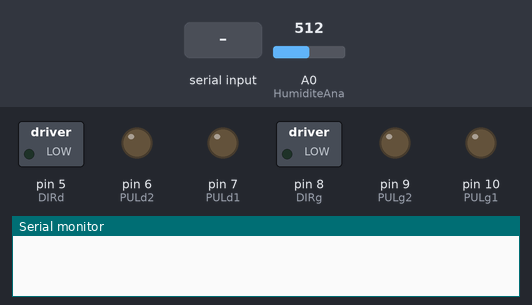
This sketch was run on a simulated Arduino Uno, built with avr-gcc and run on an emulated ATmega328P. Parts: switched loads named in the sketch (green lamp = pin HIGH), output pins drawn as LEDs (lit = HIGH), the last lines printed to the serial monitor. The inputs (shaded band) are chosen by the test bench; at power-on: A0 (HumiditeAna) = 512.

Above: at 1.2 s.
1.3 s: "90,45\n" received over Serial
At 1.61 s:
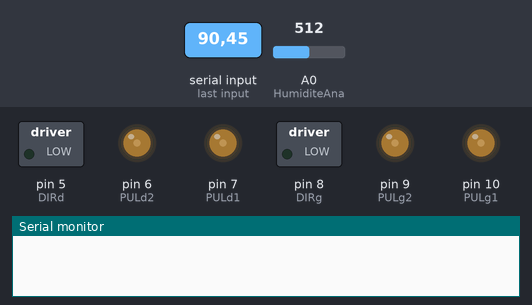
3.3 s: "30,150\n" received over Serial
At 5.2 s:
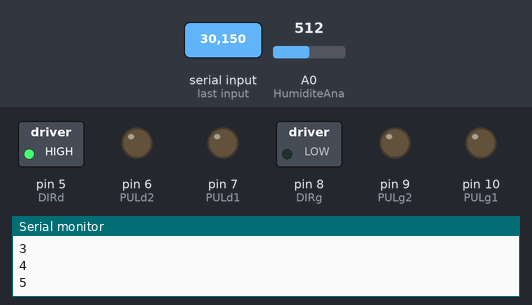
6.3 s: "2\n" received over Serial
At 7.1 s:
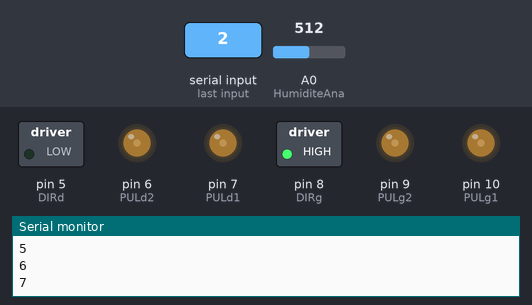
Timing chart, 0 to 9.6 s (numbered marks = the images above; inputs shaded):
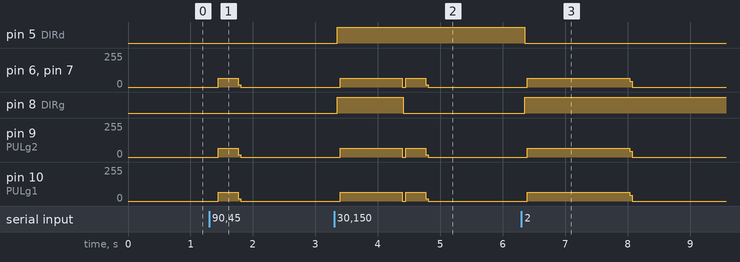

The sketch:

robotagri.ino
```cpp
int PULd1=7;
int PULd2=6;
int DIRd=5;

int PULg1=10;
int PULg2=9;
int DIRg=8;

int HumiditeAna=0;

void setup() {
  Serial.begin(9600);

  pinMode (PULd1, OUTPUT);
  pinMode (PULd2, OUTPUT);
  pinMode (DIRd, OUTPUT);

  pinMode (PULg1, OUTPUT);
  pinMode (PULg2, OUTPUT);
  pinMode (DIRg, OUTPUT);

  pinMode(HumiditeAna, INPUT);

}

void moteur(int vitesse)
{
    digitalWrite(PULd1,HIGH);
    digitalWrite(PULd2,LOW);

    delayMicroseconds(vitesse);

    digitalWrite(PULd1,HIGH);
    digitalWrite(PULd2,HIGH);

    delayMicroseconds(vitesse);

    digitalWrite(PULd1,LOW);
    digitalWrite(PULd2,HIGH);

    delayMicroseconds(vitesse);

    digitalWrite(PULd1,LOW);
    digitalWrite(PULd2,LOW);

    delayMicroseconds(vitesse);
}

void moteur2(int vitesse)
{
    digitalWrite(PULg1,HIGH);
    digitalWrite(PULg2,LOW);

    delayMicroseconds(vitesse);

    digitalWrite(PULg1,HIGH);
    digitalWrite(PULg2,HIGH);

    delayMicroseconds(vitesse);

    digitalWrite(PULg1,LOW);
    digitalWrite(PULg2,HIGH);

    delayMicroseconds(vitesse);

    digitalWrite(PULg1,LOW);
    digitalWrite(PULg2,LOW);

    delayMicroseconds(vitesse);
}

void avancer()
{
  digitalWrite(DIRd,HIGH);
  digitalWrite(DIRg,LOW);

}

void reculer()
{
   digitalWrite(DIRd,LOW);
   digitalWrite(DIRg,HIGH);
}

void gauche()
{
   digitalWrite(DIRd,HIGH);
   digitalWrite(DIRg,HIGH);
}

void droite()
{
   digitalWrite(DIRd,LOW);
   digitalWrite(DIRg,LOW);

}


void diagdroite()
{
   digitalWrite(DIRd,LOW);
   digitalWrite(DIRg,LOW);

}

void stopp()
{
  digitalWrite(PULd1,LOW);
  digitalWrite(PULd2,LOW);
}


int message, test, Hsol;
long cpt=0, valeur=0, Hsoltot=0;

void loop()
{
////////////////////////////////////////////////////////////////
/*            communication serie raspbery                    */
////////////////////////////////////////////////////////////////
if (Serial.available())
  {
    message = Serial.read()-'0';  // on soustrait le caractère 0, qui vaut 48 en ASCII

    if(message>0)
    {
      test = message;
      //Serial.println(message);
      //Serial.println(test);
      stopp();
      delay(50);
    }

  }

////////////////////////////////////////////////////////////////
/*            Hydrométrie                                     */
////////////////////////////////////////////////////////////////
if (cpt==10)
{
   //Serial.println("passage hydro");
   cpt=0;
   for(int a=0;a<10;a++)
   {
     //Serial.println(a);
     Hsol = analogRead(HumiditeAna);
     // Serial.println(Hsol);
     Hsoltot+=Hsol;
     delay(1000);
   }
   valeur=Hsoltot/10;
   //Serial.print("calcule hydro ");
   Serial.println(valeur);
   Hsoltot=0;
  }

////////////////////////////////////////////////////////////////
/*            mouvement robot                                 */
////////////////////////////////////////////////////////////////
else
{
switch (test)
  {
  case 1:
    avancer();
    for(int i=0;i<200;i++){
    moteur(200);moteur2(200);
    }
    // Serial.println("avance");
    cpt++;
    Serial.println(cpt);
  break;

  case 2:
    reculer();
    for(int i=0;i<200;i++){
    moteur(200);moteur2(200);
    }
     //Serial.println("recule");
     cpt++;
     Serial.println(cpt);
  break;

  case 3:
    gauche();
    for(int i=0;i<200;i++){
    moteur(200);moteur2(200);
    }
     //Serial.println("gauche");
     cpt++;
     Serial.println(cpt);
  break;

  case 4:
    droite();
    for(int i=0;i<200;i++){
    moteur(200);moteur2(200);
    }
     //Serial.println("droite");
     cpt++;
     Serial.println(cpt);
  break;

    }
  }
}
```

Measured:
- after the input at 1.3 s, pin 6 (PULd2), pin 7 (PULd1): 0/255 → 64/255 after 0.14 s, → 0/255 0.32 s later; pin 9 (PULg2): 0/255 → 66/255 after 0.14 s, → 0/255 0.32 s later; pin 10 (PULg1): 0/255 → 65/255 after 0.14 s, → 0/255 0.32 s later
- after the input at 3.3 s, pin 5 (DIRd): LOW → HIGH after 0.05 s; pin 6 (PULd2), pin 7 (PULd1): 0/255 → 64/255 after 0.09 s, → 0/255 1.4 s later; pin 8 (DIRg): LOW → HIGH after 0.05 s, → LOW 1.1 s later; pin 9 (PULg2): 0/255 → 66/255 after 0.09 s, → 0/255 1.4 s later; pin 10 (PULg1): 0/255 → 65/255 after 0.09 s, → 0/255 1.4 s later
- after the input at 6.3 s, pin 5 (DIRd): HIGH → LOW after 0.05 s; pin 6 (PULd2), pin 7 (PULd1): 0/255 → 64/255 after 0.09 s, → 0/255 1.6 s later; pin 8 (DIRg): LOW → HIGH after 0.05 s; pin 9 (PULg2): 0/255 → 66/255 after 0.09 s, → 0/255 1.6 s later; pin 10 (PULg1): 0/255 → 65/255 after 0.09 s, → 0/255 1.6 s later
